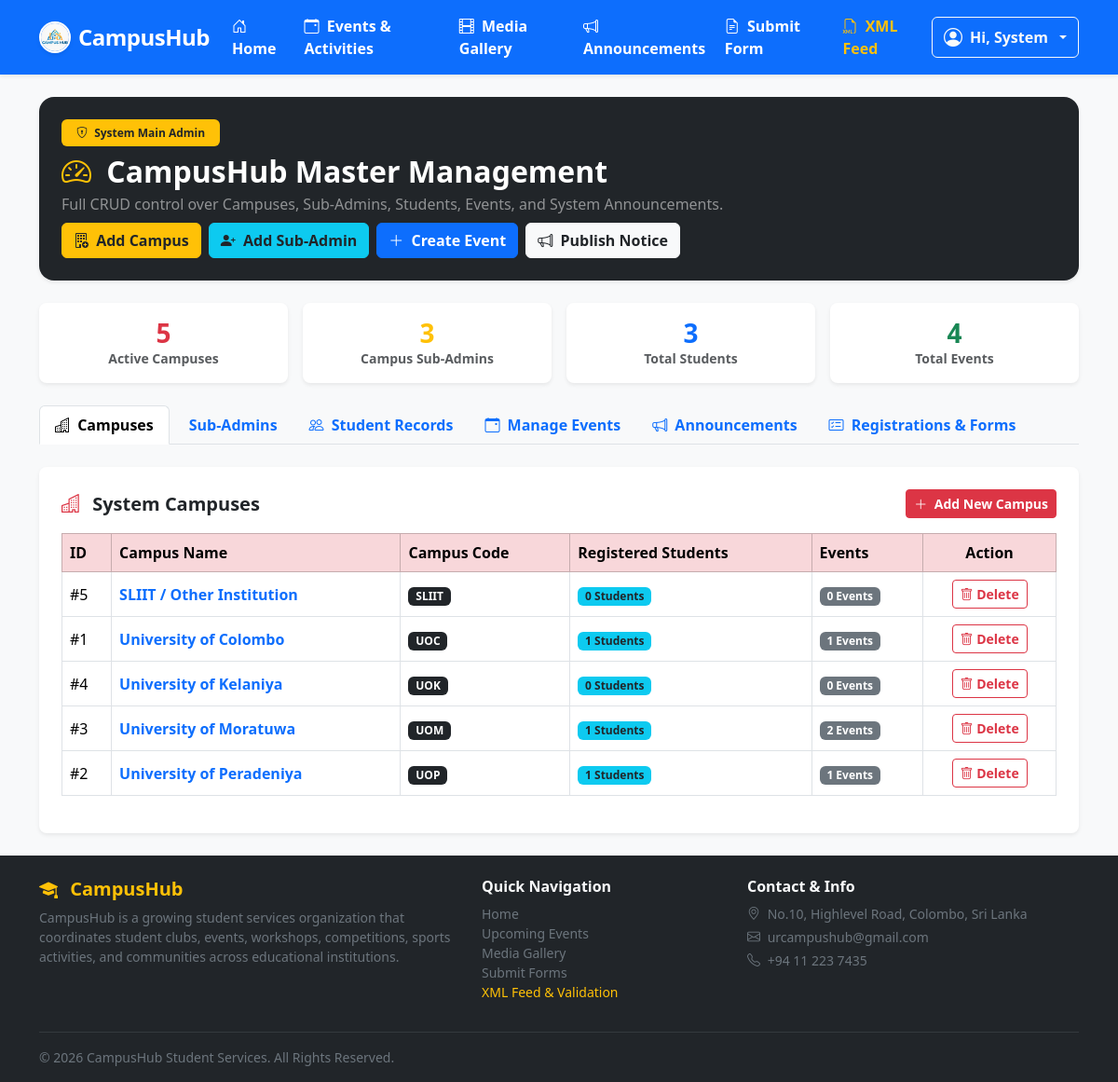
/admin_dashboard.php (signed in), run on the app's committed database.
### tables this page shows
CREATE TABLE `campus` (
  `id` int(11) NOT NULL AUTO_INCREMENT,
  `name` varchar(100) NOT NULL,
  `code` varchar(20) NOT NULL,
  PRIMARY KEY (`id`)
);

### includes/connection.php (called while the page is built, shortened)
<?php
class Database {
    public static $connection;
    public static function setUpConnection(){
        if(!isset(Database::$connection)){
            Database::$connection = new mysqli("localhost", "root", "janith2004", "campushub", "3306");
        }
    }
    public static function search($q){
        $resultset = Database::$connection->query($q);
        return $resultset;
    }
}
?>

### admin_dashboard.php (the view, shortened to what this page needs)
<?php
include "includes/connection.php";
?>
<!DOCTYPE html>
<html>
<head>
    <link href="https://cdn.jsdelivr.net/npm/bootstrap@5.3.8/dist/css/bootstrap.min.css" rel="stylesheet">
    <link rel="stylesheet" href="https://cdn.jsdelivr.net/npm/bootstrap-icons@1.13.1/font/bootstrap-icons.min.css">
    <link rel="stylesheet" href="css/style.css">
</head>
<body class="bg-light">
    <?php include "includes/header.php"; ?>
    <div class="container my-4">
        <div class="card border-0 shadow-sm p-4 bg-dark text-white rounded-4 mb-4">
            <div class="d-flex justify-content-between align-items-center flex-wrap gap-2">
                <div>
                    <span class="badge bg-warning text-dark px-3 py-2 fw-bold mb-2"><i class="bi bi-shield-lock me-1"></i> System Main Admin</span>
                    <h2 class="fw-bold mb-1"><i class="bi bi-speedometer2 text-warning me-2"></i> CampusHub Master Management</h2>
                    <p class="mb-0 text-white-50">Full CRUD control over Campuses, Sub-Admins, Students, Events, and System Announcements.</p>
                </div>
                <div class="d-flex gap-2">
                    <button class="btn btn-warning fw-bold text-dark" data-bs-toggle="modal" data-bs-target="#addCampusModal">
                        <i class="bi bi-building-add me-1"></i> Add Campus
                    </button>
                    <button class="btn btn-info fw-bold text-dark" data-bs-toggle="modal" data-bs-target="#addSubAdminModal">
                        <i class="bi bi-person-plus-fill me-1"></i> Add Sub-Admin
                    </button>
                    <button class="btn btn-primary fw-bold" data-bs-toggle="modal" data-bs-target="#addEventModal">
                        <i class="bi bi-plus-lg me-1"></i> Create Event
                    </button>
                    <button class="btn btn-light fw-bold text-dark" data-bs-toggle="modal" data-bs-target="#addAnnouncementModal">
                        <i class="bi bi-megaphone me-1"></i> Publish Notice
                    </button>
                </div>
            </div>
        </div>
        <div class="row g-3 mb-4">
            <?php
            $campus_cnt = Database::search("SELECT COUNT(*) AS total FROM `campus`")->fetch_assoc()["total"];
            $subadmin_cnt = Database::search("SELECT COUNT(*) AS total FROM `user` WHERE `user_type_id`='2'")->fetch_assoc()["total"];
            $students_cnt = Database::search("SELECT COUNT(*) AS total FROM `user` WHERE `user_type_id`='3'")->fetch_assoc()["total"];
            $events_cnt = Database::search("SELECT COUNT(*) AS total FROM `event`")->fetch_assoc()["total"];
            ?>
            <div class="col-6 col-md-3">
                <div class="card border-0 shadow-sm p-3 bg-white text-center rounded-3">
                    <h3 class="fw-bold text-danger mb-0"><?php echo $campus_cnt; ?></h3>
                    <small class="text-muted fw-bold">Active Campuses</small>
                </div>
            </div>
            <div class="col-6 col-md-3">
                <div class="card border-0 shadow-sm p-3 bg-white text-center rounded-3">
                    <h3 class="fw-bold text-warning mb-0"><?php echo $subadmin_cnt; ?></h3>
                    <small class="text-muted fw-bold">Campus Sub-Admins</small>
                </div>
            </div>
            <div class="col-6 col-md-3">
                <div class="card border-0 shadow-sm p-3 bg-white text-center rounded-3">
                    <h3 class="fw-bold text-primary mb-0"><?php echo $students_cnt; ?></h3>
                    <small class="text-muted fw-bold">Total Students</small>
                </div>
            </div>
            <div class="col-6 col-md-3">
                <div class="card border-0 shadow-sm p-3 bg-white text-center rounded-3">
                    <h3 class="fw-bold text-success mb-0"><?php echo $events_cnt; ?></h3>
                    <small class="text-muted fw-bold">Total Events</small>
                </div>
            </div>
        </div>
        <ul class="nav nav-tabs fw-bold mb-4" id="adminTab" role="tablist">
            <li class="nav-item" role="presentation">
                <button class="nav-link active" id="campuses-tab" data-bs-toggle="tab" data-bs-target="#campuses-panel" type="button" role="tab"><i class="bi bi-buildings me-1"></i> Campuses</button>
            </li>
            <li class="nav-item" role="presentation">
                <button class="nav-link" id="subadmins-tab" data-bs-toggle="tab" data-bs-target="#subadmins-panel" type="button" role="tab"><i class="bi bi-shield-person me-1"></i> Sub-Admins</button>
            </li>
            <li class="nav-item" role="presentation">
                <button class="nav-link" id="students-tab" data-bs-toggle="tab" data-bs-target="#students-panel" type="button" role="tab"><i class="bi bi-people me-1"></i> Student Records</button>
            </li>
            <li class="nav-item" role="presentation">
                <button class="nav-link" id="events-tab" data-bs-toggle="tab" data-bs-target="#events-panel" type="button" role="tab"><i class="bi bi-calendar-event me-1"></i> Manage Events</button>
            </li>
            <li class="nav-item" role="presentation">
                <button class="nav-link" id="announcements-tab" data-bs-toggle="tab" data-bs-target="#announcements-panel" type="button" role="tab"><i class="bi bi-megaphone me-1"></i> Announcements</button>
            </li>
            <li class="nav-item" role="presentation">
                <button class="nav-link" id="registrations-tab" data-bs-toggle="tab" data-bs-target="#registrations-panel" type="button" role="tab"><i class="bi bi-card-checklist me-1"></i> Registrations & Forms</button>
            </li>
        </ul>
        <div class="tab-content" id="adminTabContent">
            <div class="tab-pane fade show active" id="campuses-panel" role="tabpanel">
                <div class="card border-0 shadow-sm p-4 bg-white rounded-3">
                    <div class="d-flex justify-content-between align-items-center mb-3">
                        <h5 class="fw-bold text-dark mb-0"><i class="bi bi-buildings text-danger me-2"></i> System Campuses</h5>
                        <button class="btn btn-sm btn-danger fw-bold" data-bs-toggle="modal" data-bs-target="#addCampusModal"><i class="bi bi-plus-lg me-1"></i> Add New Campus</button>
                    </div>
                    <div class="table-responsive">
                        <table class="table table-bordered table-hover align-middle">
                            <thead class="table-danger">
                                <tr>
                                    <th>ID</th>
                                    <th>Campus Name</th>
                                    <th>Campus Code</th>
                                    <th>Registered Students</th>
                                    <th>Events</th>
                                    <th class="text-center">Action</th>
                                </tr>
                            </thead>
                            <tbody>
                                <?php
                                $c_list_rs = Database::search("SELECT campus.*,
                                (SELECT COUNT(*) FROM `user` WHERE `campus_id`=campus.id AND `user_type_id`='3') AS st_count,
                                (SELECT COUNT(*) FROM `event` WHERE `campus_id`=campus.id) AS ev_count
                                FROM `campus` ORDER BY name ASC");
                                while ($c_item = $c_list_rs->fetch_assoc()):
                                ?>
                                    <tr>
                                        <td>#<?php echo $c_item["id"]; ?></td>
                                        <td class="fw-bold text-primary"><?php echo htmlspecialchars($c_item["name"]); ?></td>
                                        <td><span class="badge bg-dark"><?php echo htmlspecialchars($c_item["code"]); ?></span></td>
                                        <td><span class="badge bg-info text-dark"><?php echo $c_item["st_count"]; ?> Students</span></td>
                                        <td><span class="badge bg-secondary"><?php echo $c_item["ev_count"]; ?> Events</span></td>
                                        <td class="text-center">
                                            <button class="btn btn-sm btn-outline-danger fw-bold" onclick="deleteCampus(<?php echo $c_item['id']; ?>);">
                                                <i class="bi bi-trash"></i> Delete
                                            </button>
                                        </td>
                                    </tr>
                                <?php endwhile; ?>
                            </tbody>
                        </table>
                    </div>
                </div>
            </div>
        </div>
    </div>
    <?php include "includes/footer.php"; ?>
</body>
</html>

### css/style.css (style rules this page uses)
body { font-family: 'Segoe UI', Tahoma, Geneva, Verdana, sans-serif; background-color: #f8f9fa; min-height: 100vh; display: flex; flex-direction: column; }

### data on the page
campus: id "5", name "SLIIT / Other Institution", code "SLIIT", st_count "0", ev_count "0"
campus: id "1", name "University of Colombo", code "UOC", st_count "1", ev_count "1"
campus: id "4", name "University of Kelaniya", code "UOK", st_count "0", ev_count "0"
campus: id "3", name "University of Moratuwa", code "UOM", st_count "1", ev_count "2"
campus: id "2", name "University of Peradeniya", code "UOP", st_count "1", ev_count "1"

### other printed values
$user["fname"] "System"
$campus_cnt "5"
$subadmin_cnt "3"
$students_cnt "3"
$events_cnt "4"
